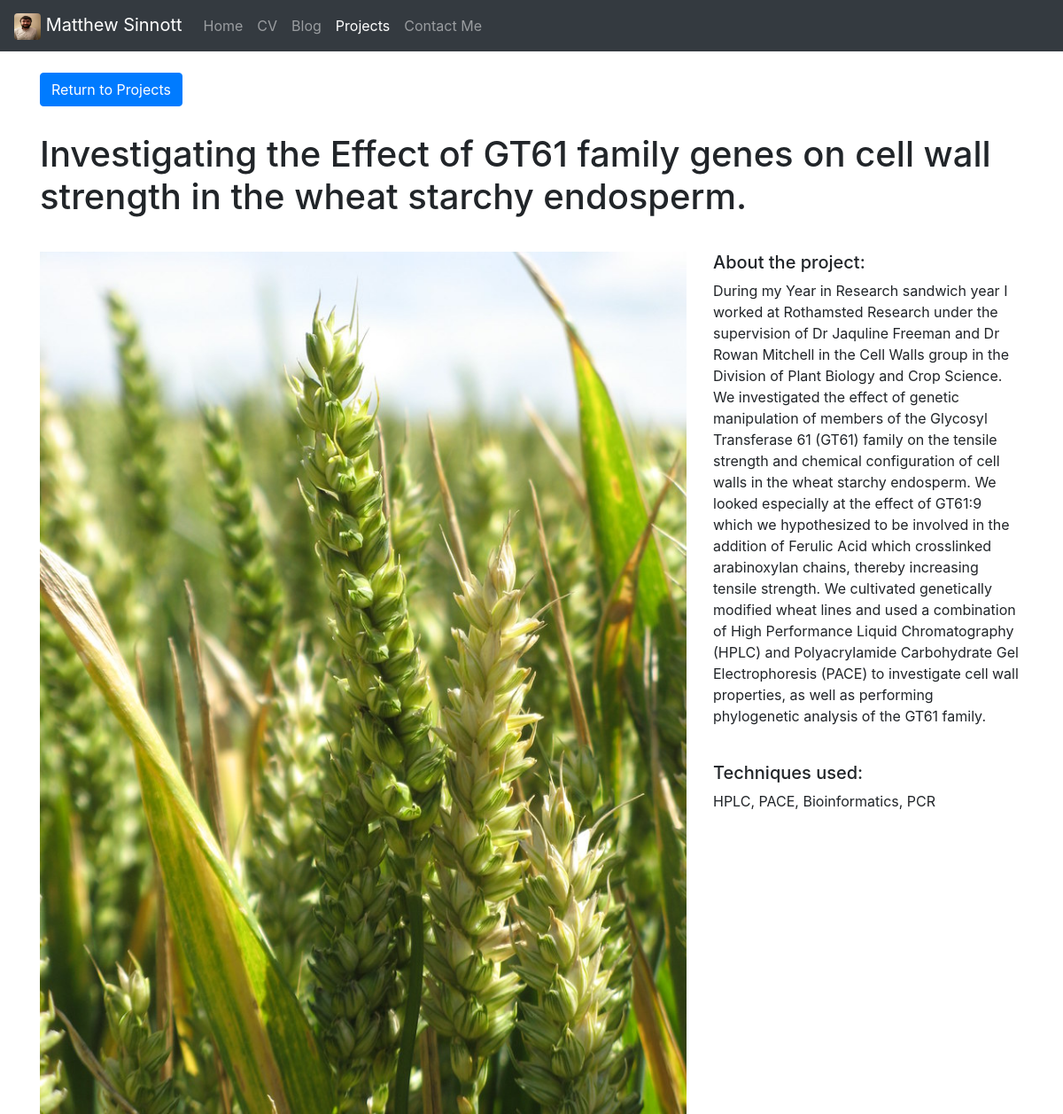
Screenshot of /projects/5/ with the database file from the repository.
### projects/models.py (models this page shows)
class Project(models.Model):
    title = models.CharField(max_length=100)
    description = models.TextField()
    technology = models.CharField(max_length=200)
    image = models.FilePathField(path="/img")

### projects/views.py (the view)
# urls.py: path("<int:pk>/", views.project_detail, name="project_detail"),
def project_detail(request, pk):
    project = Project.objects.get(pk=pk)
    context = {
        'project': project
    }
    return render(request, 'project_detail.html', context)

### projects/templates/project_detail.html
{% extends "base.html" %}
{% load static %}
{% block page_content %}
<div class = container>
    <br>
    <a href="{% url 'project_index' %}"
    class="btn btn-primary">
        Return to Projects
    </a>
    <br>
    <h1>{{ project.title }}</h1>
    <div class="row">
        <div class="col-md-8">
            <img src="{% static project.image %}" alt="" width="100%">
        </div>
        <div class="col-md-4">
            <h5>About the project:</h5>
            <p>{{ project.description }}</p>
            <br>
            <h5>Techniques used:</h5>
            <p>{{ project.technology }}</p>
        </div>
    </div>
</div>
{% endblock %}

### personal_portfolio/static/css/style.css (style rules this page uses)
body { opacity: 1; transition: 0.7s opacity; }
h1 { padding-top: 30px; padding-bottom: 30px; }

### rows the page displays
Project: title "Investigating the Effect of GT61 family genes on cell wall strength in the wheat starchy endosperm.", image (picture), description "During my Year in Research sandwich year I worked at Rothamsted Research under the supervision of Dr Jaquline Freeman and Dr Rowan Mitchell in the Cell Walls group in the Division of Plant Biology and Crop Science. We investigated the effect of genetic manipulation of members of the Glycosyl Transferase 61 (GT61) family on the tensile strength and chemical configuration of cell walls in the wheat starchy endosperm. We looked especially at the effect of GT61:9 which we hypothesized to be involved in the addition of Ferulic Acid which crosslinked arabinoxylan chains, thereby increasing tensile strength. We cultivated genetically modified wheat lines and used a combination of High Performance…", technology "HPLC, PACE, Bioinformatics, PCR"
